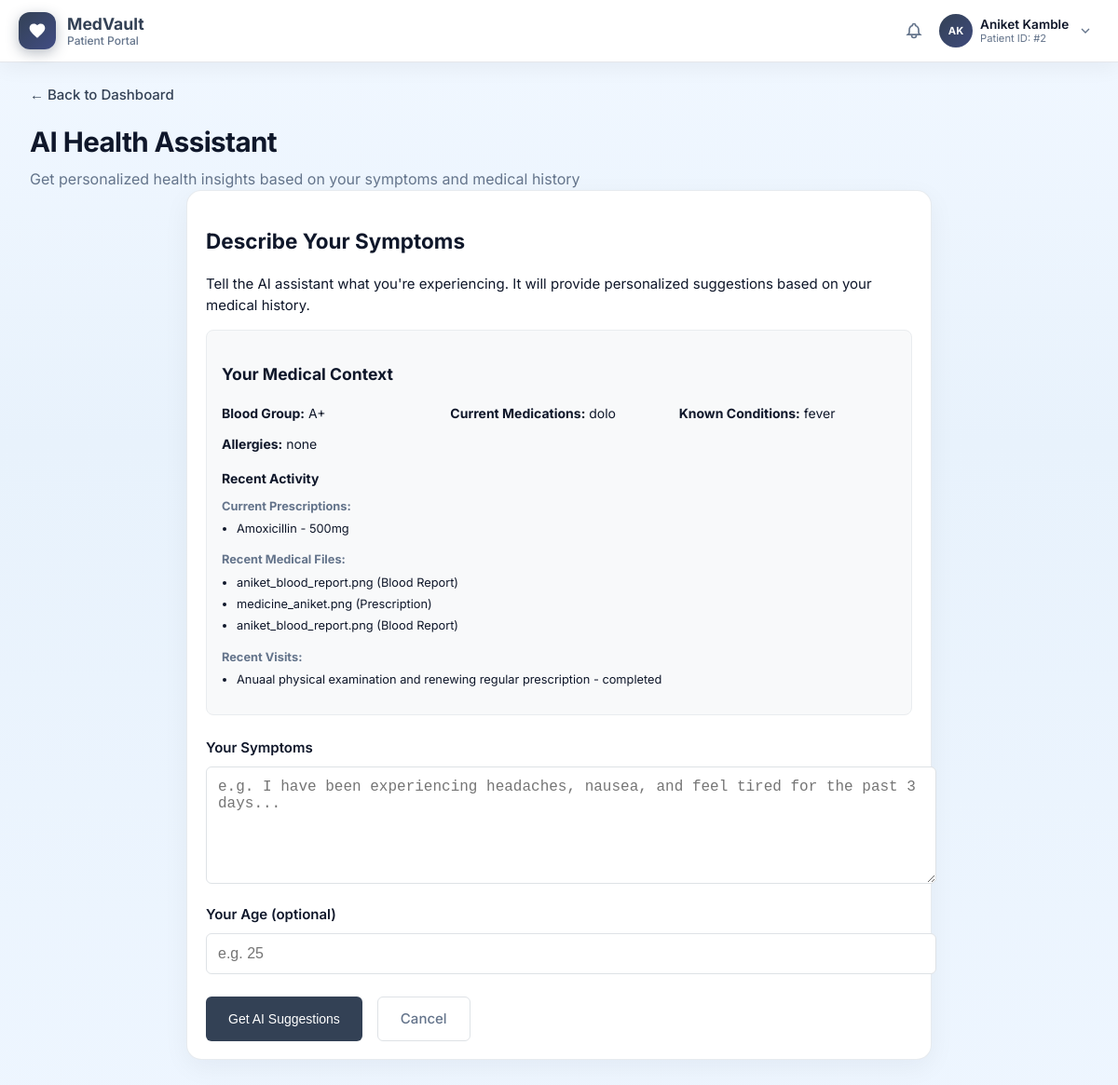
Page /ai-assistant (signed in) on the committed database.
### tables this page shows
CREATE TABLE users (
                  id INTEGER PRIMARY KEY AUTOINCREMENT,
                  username TEXT NOT NULL,
                  password_hash TEXT NOT NULL,
                  full_name TEXT NOT NULL DEFAULT '',
                  blood_group TEXT NOT NULL DEFAULT '',
                  allergies TEXT NOT NULL DEFAULT '',
                  medications TEXT NOT NULL DEFAULT '',
                  conditions TEXT NOT NULL DEFAULT '',
                  onboarding_done INTEGER NOT NULL DEFAULT 0,
                  portal_role TEXT NOT NULL DEFAULT 'patient',
                  theme_accent TEXT NOT NULL DEFAULT '#3b82f6',
                  theme_mode TEXT NOT NULL DEFAULT 'light',
                  doctor_specialty TEXT NOT NULL DEFAULT '',
                  doctor_phone TEXT NOT NULL DEFAULT '',
                  doctor_clinic TEXT NOT NULL DEFAULT '',
                  doctor_bio TEXT NOT NULL DEFAULT '',
                  UNIQUE(username, portal_role)
                );

CREATE TABLE prescriptions (
  id INTEGER PRIMARY KEY AUTOINCREMENT,
  user_id INTEGER NOT NULL,
  medicine_name TEXT NOT NULL,
  dosage TEXT NOT NULL,
  frequency TEXT NOT NULL,
  doctor_name TEXT DEFAULT '',
  start_date TEXT DEFAULT '',
  end_date TEXT DEFAULT '',
  created_at INTEGER NOT NULL,
  FOREIGN KEY (user_id) REFERENCES "users_old"(id)
);

CREATE TABLE files (
  id INTEGER PRIMARY KEY AUTOINCREMENT,
  user_id INTEGER NOT NULL,
  filename TEXT NOT NULL,
  stored_path TEXT NOT NULL,
  uploaded_at INTEGER NOT NULL, category TEXT NOT NULL DEFAULT 'Uncategorized', category_confidence REAL NOT NULL DEFAULT 0.0, doc_category TEXT NOT NULL DEFAULT '', doc_source TEXT NOT NULL DEFAULT '', extracted_text TEXT NOT NULL DEFAULT '', file_size INTEGER, file_type TEXT, uploaded_by TEXT DEFAULT 'Patient', ai_summary TEXT DEFAULT '',
  FOREIGN KEY (user_id) REFERENCES "users_old"(id)
);

CREATE TABLE appointments (
  id INTEGER PRIMARY KEY AUTOINCREMENT,
  user_id INTEGER NOT NULL,
  doctor_id INTEGER,
  appointment_at TEXT NOT NULL,
  reason TEXT DEFAULT '',
  visit_notes TEXT DEFAULT '',
  referral_note TEXT DEFAULT '',
  status TEXT NOT NULL DEFAULT 'scheduled',
  created_at INTEGER NOT NULL,
  FOREIGN KEY (user_id) REFERENCES "users_old"(id),
  FOREIGN KEY (doctor_id) REFERENCES doctors(id)
);

### app_pkg/routes/core.py (the view, shortened to what this page needs)
@core_bp.route("/ai-assistant", methods=["GET", "POST"])
@login_required
def patient_ai_assistant():
    theme = _portal_theme(current_user.id, current_user.username)
    result = None
    symptoms = ""
    age_s = ""
    db = get_db()
    patient_data = db.execute(
        """
        SELECT full_name, blood_group, allergies, medications, conditions
        FROM users WHERE id = ?
        """,
        (current_user.id,),
    ).fetchone()
    recent_files = db.execute(
        "SELECT filename, category FROM files WHERE user_id = ? ORDER BY uploaded_at DESC LIMIT 5",
        (current_user.id,),
    ).fetchall()
    recent_appointments = db.execute(
        "SELECT reason, status FROM appointments WHERE user_id = ? ORDER BY appointment_at DESC LIMIT 3",
        (current_user.id,),
    ).fetchall()
    current_prescriptions = db.execute(
        "SELECT medicine_name, dosage FROM prescriptions WHERE user_id = ? ORDER BY start_date DESC LIMIT 5",
        (current_user.id,),
    ).fetchall()
    return render_template(
        "patient_ai_assistant.html",
        title="AI Health Assistant — MedVault",
        theme=theme,
        symptoms=symptoms,
        age_years=age_s,
        result=result,
        patient_data=patient_data,
        recent_files=recent_files,
        recent_appointments=recent_appointments,
        current_prescriptions=current_prescriptions
    )

### templates/patient_ai_assistant.html (shortened to what this page needs)
{% extends "base_patient.html" %}
{% block content %}
  <div class="pd-wrap">
    <a href="{{ url_for('core.dashboard') }}" class="pd-back-link">← Back to Dashboard</a>
    <header class="pd-hero">
      <h1 class="pd-hero-title">AI Health Assistant</h1>
      <p class="pd-hero-sub">Get personalized health insights based on your symptoms and medical history</p>
    </header>
    <div class="pd-ai-assistant">
      <section class="pd-panel">
        <h2 class="pd-panel-title">Describe Your Symptoms</h2>
        <p class="pd-panel-sub">Tell the AI assistant what you're experiencing. It will provide personalized suggestions based on your medical history.</p>
        {% if patient_data %}
        <div class="pd-ai-context">
          <h3>Your Medical Context</h3>
          <div class="pd-context-grid">
            <div class="pd-context-item">
              <strong>Blood Group:</strong> {{ patient_data.blood_group or 'Not specified' }}
            </div>
            <div class="pd-context-item">
              <strong>Current Medications:</strong> {{ patient_data.medications or 'None' }}
            </div>
            <div class="pd-context-item">
              <strong>Known Conditions:</strong> {{ patient_data.conditions or 'None' }}
            </div>
            <div class="pd-context-item">
              <strong>Allergies:</strong> {{ patient_data.allergies or 'None' }}
            </div>
          </div>
          {% if recent_files or current_prescriptions or recent_appointments %}
          <div class="pd-recent-activity">
            <h4>Recent Activity</h4>
            {% if current_prescriptions %}
            <div class="pd-activity-section">
              <strong>Current Prescriptions:</strong>
              <ul class="pd-activity-list">
                {% for rx in current_prescriptions %}
                <li>{{ rx.medicine_name }} - {{ rx.dosage }}</li>
                {% endfor %}
              </ul>
            </div>
            {% endif %}
            {% if recent_files %}
            <div class="pd-activity-section">
              <strong>Recent Medical Files:</strong>
              <ul class="pd-activity-list">
                {% for file in recent_files %}
                <li>{{ file.filename }} ({{ file.category }})</li>
                {% endfor %}
              </ul>
            </div>
            {% endif %}
            {% if recent_appointments %}
            <div class="pd-activity-section">
              <strong>Recent Visits:</strong>
              <ul class="pd-activity-list">
                {% for appt in recent_appointments %}
                <li>{{ appt.reason }} - {{ appt.status }}</li>
                {% endfor %}
              </ul>
            </div>
            {% endif %}
          </div>
          {% endif %}
        </div>
        {% endif %}
        <form method="post" class="pd-ai-form">
          <div class="pd-form-group">
            <label class="pd-form-label" for="symptoms">Your Symptoms</label>
            <textarea class="pd-form-input pd-form-textarea" id="symptoms" name="symptoms" rows="4" required placeholder="e.g. I have been experiencing headaches, nausea, and feel tired for the past 3 days...">{{ symptoms or '' }}</textarea>
          </div>
          <div class="pd-form-group">
            <label class="pd-form-label" for="age_years">Your Age (optional)</label>
            <input class="pd-form-input" type="number" id="age_years" name="age_years" min="0" max="120" placeholder="e.g. 25" value="{{ age_years or '' }}" />
          </div>
          <div class="pd-form-actions">
            <button type="submit" class="pd-btn-primary">Get AI Suggestions</button>
            <a href="{{ url_for('core.dashboard') }}" class="pd-btn-secondary">Cancel</a>
          </div>
        </form>
      </section>
    </div>
  </div>
{% endblock %}

### templates/base_patient.html (shortened to what this page needs)
<!doctype html>
<html lang="en">
  <head>
    <link rel="stylesheet" href="{{ url_for('static', filename='doctor.css') }}?v=2.0.3" />
    <link rel="stylesheet" href="{{ url_for('static', filename='patient_dashboard.css') }}?v=2.0.3" />
  </head>
  <body
    class="dr-portal"
    data-portal="patient"
    data-theme="{{ theme.mode }}"
    style="--accent: {{ theme.accent }}; --accent-rgb: {{ theme.accent_rgb }};"
  >
    <header class="dr-topbar">
      <div class="dr-topbar-inner">
        <a href="{{ url_for('core.dashboard') }}" class="dr-brand">
          <span class="dr-brand-logo" aria-hidden="true">
            <svg viewBox="0 0 24 24" width="20" height="20" fill="currentColor">
              <path d="M12 21.35l-1.45-1.32C5.4 15.36 2 12.28 2 8.5 2 5.42 4.42 3 7.5 3c1.74 0 3.41.81 4.5 2.09C13.09 3.81 14.76 3 16.5 3 19.58 3 22 5.42 22 8.5c0 3.78-3.4 6.86-8.55 11.54L12 21.35z" />
            </svg>
          </span>
          <span class="dr-brand-text">
            <span class="dr-brand-name">MedVault</span>
            <span class="dr-brand-sub">{{ theme.portal_label }}</span>
          </span>
        </a>
        <div class="dr-topbar-actions">
          <a href="{{ url_for('core.notifications_page') }}" class="dr-p-bell" title="Updates" aria-label="View updates">
            <svg width="20" height="20" viewBox="0 0 24 24" fill="none" stroke="currentColor" stroke-width="2">
              <path d="M15 17h5l-1.405-1.405A2.032 2.032 0 0118 14.158V11a6.002 6.002 0 00-4-5.659V5a2 2 0 10-4 0v.341C7.67 6.165 6 8.388 6 11v3.159c0 .538-.214 1.055-.595 1.436L4 17h5m6 0v1a3 3 0 11-6 0v-1m6 0H9" />
            </svg>
          </a>
          <div class="dr-profile-wrap">
            <button
              type="button"
              class="dr-profile-trigger"
              id="dr-profile-btn"
              aria-expanded="false"
              aria-haspopup="true"
              aria-label="Open account menu"
            >
              {% if theme.profile_photo %}
                <img src="{{ theme.profile_photo }}" alt="User Profile" class="dr-avatar" style="object-fit: cover; border: 1.5px solid var(--accent);" />
              {% else %}
                <span class="dr-avatar">{{ theme.initials }}</span>
              {% endif %}
              <span class="dr-user-meta">
                <span class="dr-user-name">{{ theme.display_name }}</span>
                <span class="dr-user-role">
                  {% if theme.patient_id_str %}Patient ID: {{ theme.patient_id_str }}{% else %}{{ theme.specialty }}{% endif %}
                </span>
              </span>
              <svg class="dr-profile-caret" width="16" height="16" viewBox="0 0 24 24" fill="none" stroke="currentColor" stroke-width="2" aria-hidden="true">
                <path d="M6 9l6 6 6-6" />
              </svg>
            </button>
          </div>
        </div>
      </div>
    </header>
    <main class="dr-main">
      {% block content %}{% endblock %}
    </main>
  </body>
</html>

### rows in the picture
users: display_name "Aniket Kamble", blood_group "A+", medications "dolo", conditions "fever", allergies "none"
prescriptions: medicine_name "Amoxicillin", dosage "500mg"
files: filename "aniket_blood_report.png", category "Blood Report"
files: filename "medicine_aniket.png", category "Prescription"
files: filename "aniket_blood_report.png", category "Blood Report"
appointments: reason "Anuaal physical examination and renewing regular prescription", status "completed"

### other values in the picture
{{ theme.portal_label }} "Patient Portal"
{{ theme.initials }} "AK"
{{ theme.patient_id_str }} "#2"
